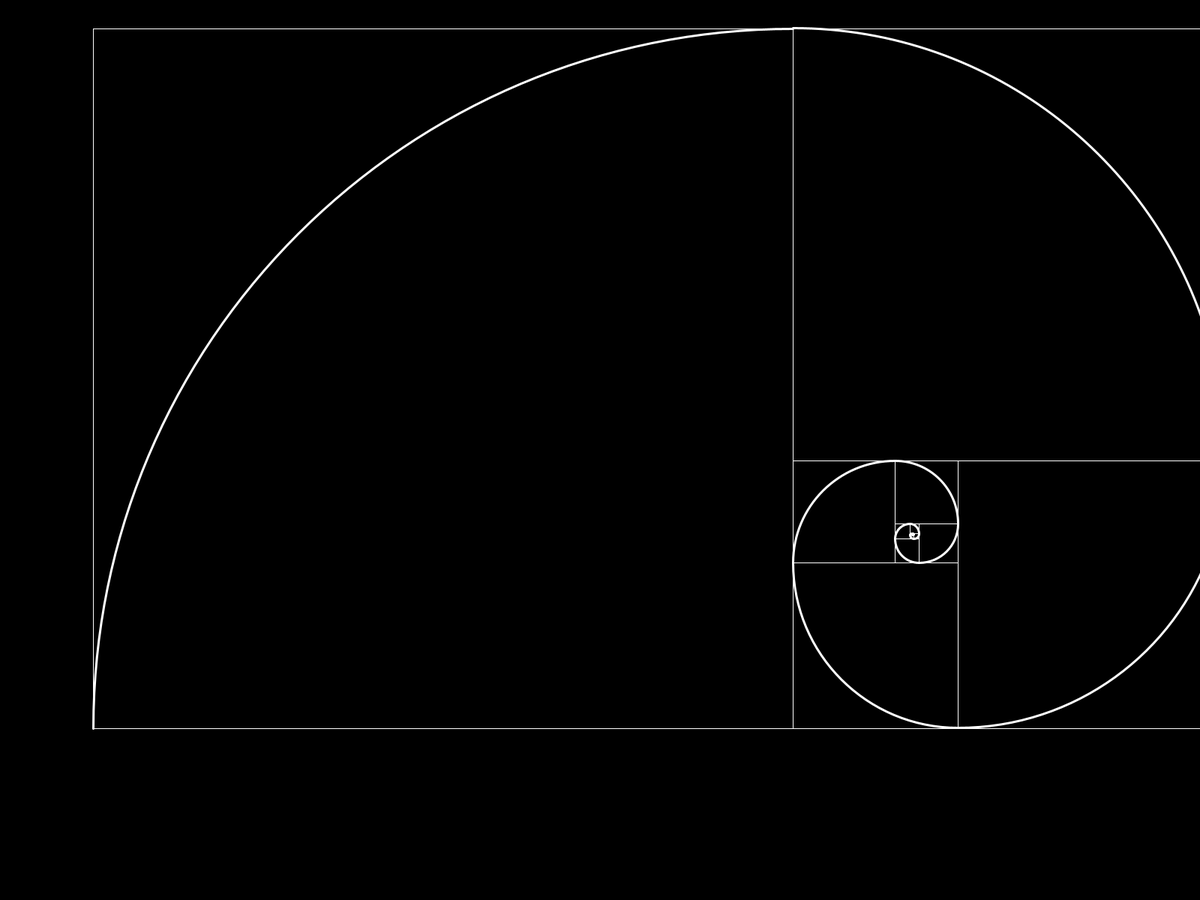
Frame 1 (no input)
Frame 60 (the mouse pressed at the canvas centre just before this capture): identical to frame 1, image omitted
Frame 120 (the mouse held since frame 60 and released just before this capture): identical to frame 1, image omitted

The Processing sketch that drew this single still picture (run headless with seeded random() and noise(); from frame 60 on, the mouse is pressed at the canvas centre):

// Processing sketch: Spirale_de_Fibonacci
// ── Spirale_de_Fibonacci.pde
int iterations_max = 15;
int rest = 0;

float b = 5;
float angle = 0;

double k = 0;
double a = 0;

boolean ok = false;

final double PHI = (1+sqrt(5))/2;

void make_square(float x , float y , float x1 , float y1 , float size){
  
  noFill();
  strokeWeight(1);
  stroke(255);
  rect(x,y,size,size);
  
  strokeWeight(3);
  stroke(255);
  arc(x1,y1,2*size,2*size,PI,3*PI/2);
  
}

void setup() {
  fullScreen(); 
}

void draw() { 
  background(0);
  
  k = (width+height)/3;
  rest = (int)k / 3;
 
  noFill();
  translate(rest/2.5 , rest/8);
  
  for(int i = 0 ; i < iterations_max ; i++){
    make_square(0 , 0 , (float)k , (float)k , (float)k); 
    translate((float)(k*PHI) , 0);
    rotate(PI/2);
    k /= PHI; 
  }
}

void mousePressed(){
  
 if(mousePressed && mouseButton == LEFT){
   iterations_max++;
 }
 
  else if(mousePressed && mouseButton == RIGHT){ 
   iterations_max--;
 }
}
